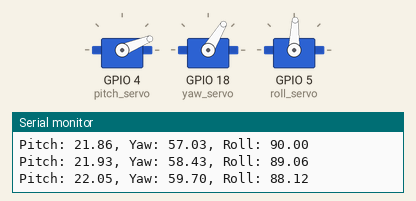
A sketch run on a simulated ESP32. Parts: 3 × servo, the last lines printed to the serial monitor.

Above: at 0.05 s.
At 0.55 s:
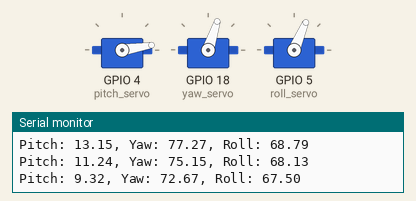
At 1.1 s:
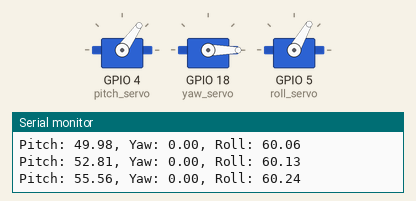
At 2.15 s:
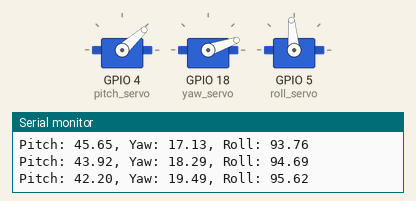
At 3.05 s:
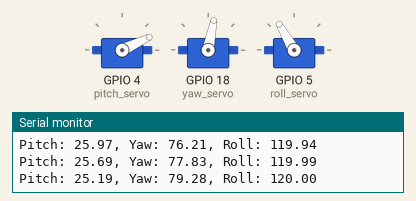
At 4.0 s:
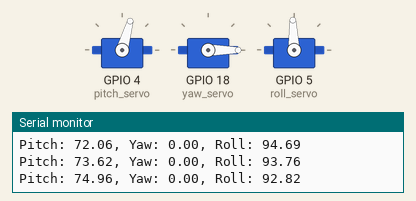
Timing chart, 0 to 5.3 s (numbered marks = the images above):
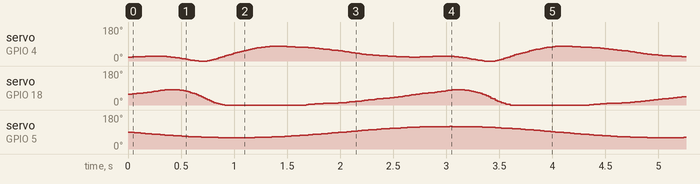

The sketch:

use_coord_eqs.ino
```cpp
//// with rod end attached to end of yaw servo but should be roll servo
#include <ESP32Servo.h>

Servo roll_servo; // object representing actual servo
Servo yaw_servo;
Servo pitch_servo;

const int steps = 200;
float t_vals[steps];
float pitchAngles[steps];
float yawAngles[steps];

// Arm lengths and offsets (in mm)
const float L1 = 57.0;    // Base to pitch servo
const float L2 = 115.67;    // Pitch to yaw
const float L3 = 310.0;    // Yaw to rod tip

/////////////////////ANOTHER VERSION///////////////////////
// Timing
const float interval = 20; // ms between steps
float t = 0.0;

void setup() {
  Serial.begin(115200);
  pitch_servo.attach(4); // connected to GPIO pin 4
  yaw_servo.attach(18);
  roll_servo.attach(5);
  computeAngles();
}

void loop() {
  // for (int i = 0; i < steps; i++) {
  //   pitch_servo.write(pitchAngles[i]); // physically is pitch but on mine is roll
  //   yaw_servo.write(yawAngles[i]);

  //   if (i == 0) {
  //     Serial.println("_____START______");
  //   }
  //   Serial.print("Pitch: ");
  //   Serial.print(pitchAngles[i]);
  //   Serial.print(", Yaw: ");
  //   Serial.println(yawAngles[i]);
  //   delay(20); // smooth motion
  // }

  for (int i = 0; i < steps; i++) {
    // change direction
    float ti = t + (steps - i) * (2 * PI / steps);
    // float ti = t + i * (2 * PI / steps);

    // Path equations
    float xt = 117.1 - 182.9*cos(1.496*ti) + 42.63*sin(1.496*ti)
      - 13.3*cos(2*1.496*ti) - 54.58*sin(2*1.496*ti)
      + 17.38*cos(3*1.496*ti) - 8.86*sin(3*1.496*ti)
      - 5.189*cos(4*1.496*ti) + 1.512*sin(4*1.496*ti)
      - 2.687*cos(5*1.496*ti) - 2.955*sin(5*1.496*ti)
      + 2.653*cos(6*1.496*ti) - 2.801*sin(6*1.496*ti)
      - 0.3433*cos(7*1.496*ti) - 1.62*sin(7*1.496*ti)
      - 0.08304*cos(8*1.496*ti) - 1.225*sin(8*1.496*ti);

    float yt = 303 + 219.6*cos(1.496*ti) - 164.3*sin(1.496*ti)
      + 84.45*cos(2*1.496*ti) - 65.54*sin(2*1.496*ti)
      + 26.33*cos(3*1.496*ti) + 45.71*sin(3*1.496*ti)
      - 11.23*cos(4*1.496*ti) + 20.05*sin(4*1.496*ti)
      - 0.5956*cos(5*1.496*ti) - 2.631*sin(5*1.496*ti)
      - 2.667*cos(6*1.496*ti) + 0.6726*sin(6*1.496*ti)
      + 0.678*cos(7*1.496*ti) - 0.7038*sin(7*1.496*ti)
      + 2.542*cos(8*1.496*ti) - 0.9941*sin(8*1.496*ti);

    float zt = 262.7 + 11.65*cos(1.496*ti) - 63.16*sin(1.496*ti)
      - 33.56*cos(2*1.496*ti) + 82.36*sin(2*1.496*ti)
      - 38.04*cos(3*1.496*ti) + 23.7*sin(3*1.496*ti)
      - 14.84*cos(4*1.496*ti) - 8.802*sin(4*1.496*ti)
      - 7.894*cos(5*1.496*ti) - 4.65*sin(5*1.496*ti)
      - 6.884*cos(6*1.496*ti) - 6.088*sin(6*1.496*ti)
      + 2.615*cos(7*1.496*ti) - 3.547*sin(7*1.496*ti)
      - 1.716*cos(8*1.496*ti) + 1.293*sin(8*1.496*ti);

    // Inverse kinematics:
    float dx = xt;
    float dy = yt;
    float dz = zt - L1;

    // Compute pitch angle (elevation in Y-Z plane)
    float pitchRad = atan2(dy, sqrt(dx*dx + dz*dz));
    float pitchDeg = constrain(pitchRad * 180.0 / PI, 0, 180);

    // Compute yaw angle (in X-Z plane)
    float yawRad = atan2(dx, dz);
    float yawDeg = constrain(yawRad * 180.0 / PI, 0, 180);

    // Roll angle: optional rotation around rod axis — smooth cycle
    float rollDeg = 90 + 30 * sin(ti);  // Just some pleasant motion

    if (i == 0) {
      Serial.println("_____START______");
    }
    Serial.print("Pitch: ");
    Serial.print(pitchDeg);
    Serial.print(", Yaw: ");
    Serial.print(yawDeg);
    Serial.print(", Roll: ");
    Serial.println(rollDeg);

    // Write to servos
    pitch_servo.write(pitchDeg);
    yaw_servo.write(yawDeg);
    roll_servo.write(rollDeg);

    delay(interval);
  }

  // Loop again
  t += 2 * PI;
}

// ----------------------- Core Calculation --------------------------

void computeAngles() {
  for (int i = 0; i < steps; i++) {
    float t = map(i, 0, steps - 1, 0, 1000) / 1000.0 * TWO_PI;
    float wt = t * 1.496;

    float xt = 117.1 - 182.9 * cos(wt) + 42.63 * sin(wt)
             - 13.3 * cos(2 * wt) - 54.58 * sin(2 * wt)
             + 17.38 * cos(3 * wt) - 8.86 * sin(3 * wt)
             - 5.189 * cos(4 * wt) + 1.512 * sin(4 * wt)
             - 2.687 * cos(5 * wt) - 2.955 * sin(5 * wt)
             + 2.653 * cos(6 * wt) - 2.801 * sin(6 * wt)
             - 0.3433 * cos(7 * wt) - 1.62 * sin(7 * wt)
             - 0.08304 * cos(8 * wt) - 1.225 * sin(8 * wt);

    float yt = 303 + 219.6 * cos(wt) - 164.3 * sin(wt)
             + 84.45 * cos(2 * wt) - 65.54 * sin(2 * wt)
             + 26.33 * cos(3 * wt) + 45.71 * sin(3 * wt)
             - 11.23 * cos(4 * wt) + 20.05 * sin(4 * wt)
             - 0.5956 * cos(5 * wt) - 2.631 * sin(5 * wt)
             - 2.667 * cos(6 * wt) + 0.6726 * sin(6 * wt)
             + 0.678 * cos(7 * wt) - 0.7038 * sin(7 * wt)
             + 2.542 * cos(8 * wt) - 0.9941 * sin(8 * wt);

    float zt = 262.7 + 11.65 * cos(wt) - 63.16 * sin(wt)
             - 33.56 * cos(2 * wt) + 82.36 * sin(2 * wt)
             - 38.04 * cos(3 * wt) + 23.7 * sin(3 * wt)
             - 14.84 * cos(4 * wt) - 8.802 * sin(4 * wt)
             - 7.894 * cos(5 * wt) - 4.65 * sin(5 * wt)
             - 6.884 * cos(6 * wt) - 6.088 * sin(6 * wt)
             + 2.615 * cos(7 * wt) - 3.547 * sin(7 * wt)
             - 1.716 * cos(8 * wt) + 1.293 * sin(8 * wt);

    // Convert coordinates to local relative frame
    float x = xt;
    float y = yt - L1; // Offset from base to pitch servo
    float z = zt;

    // Inverse Kinematics for pitch and yaw
    float pitchRad = atan2(sqrt(x * x + z * z), y);
    float yawRad = atan2(x, z);

    // Convert to degrees and offset
    float pitchDeg = constrain(degrees(pitchRad), 0.0, 180.0);
    float yawDeg = constrain(degrees(yawRad) + 90.0, 0.0, 180.0);

    pitchAngles[i] = pitchDeg;
    yawAngles[i] = yawDeg;
  }
}
```
